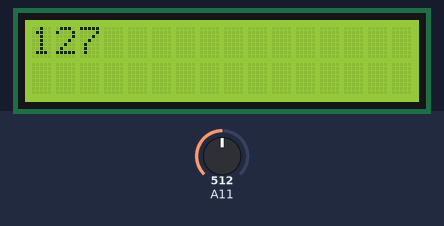
The sketch below on a simulated Arduino Mega 2560, built with avr-gcc and run on an emulated ATmega2560. Parts: 16×2 character LCD. The test bench sets the inputs (shaded band); at power-on: A11 = 512.

Above: at 1.6 s.
1.7 s: A11 set to 716
At 3.0 s:
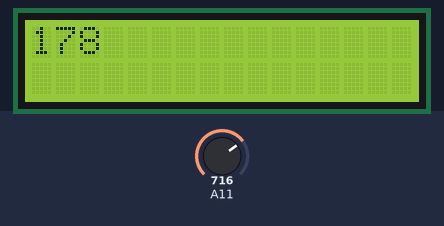
3.5 s: A11 set to 900
At 4.6 s:
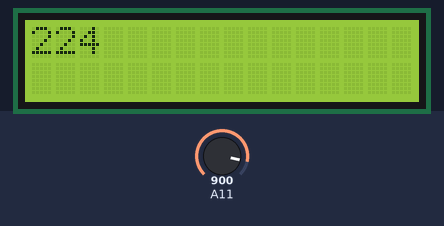
5.5 s: A11 set to 1023
At 7.4 s:
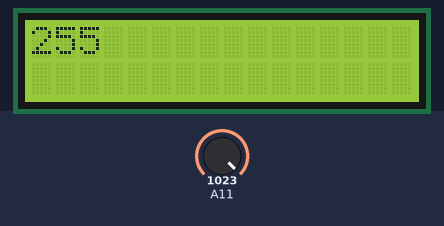
Timing chart, 0 to 8.9 s (numbered marks = the images above; inputs shaded):
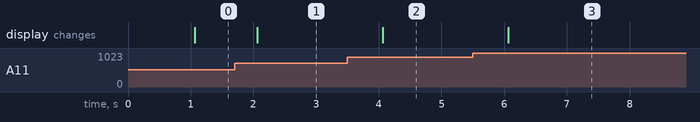

The sketch:

Activity_3.4.ino
```cpp
#include <LiquidCrystal.h>
int potPin = 39 ;
int LED = 11;
int readValue = 0 ;
const int rs = 12, en = 11, d4 = 5, d5 = 4, d6 = 3, d7 = 2;
LiquidCrystal lcd(rs, en, d4, d5, d6, d7);
int val;
void setup() {
pinMode(potPin, INPUT);
Serial.begin(9600);
lcd.begin(16, 2);
  pinMode(LED, OUTPUT);
}
void loop()
{
  digitalWrite(LED, HIGH);
  delay(500);
  digitalWrite(LED, LOW);
  delay(500);
readValue = analogRead(LED);
lcd.setCursor(0, 0);
val = map(readValue, 0, 1023, 0, 255);

lcd.print(val);
}
```

Measured:
- after the input at 1.7 s, the display: changes after 0.36 s (image 1)
- after the input at 3.5 s, the display: changes after 0.57 s (image 2)
- after the input at 5.5 s, the display: changes after 0.57 s (image 3)
